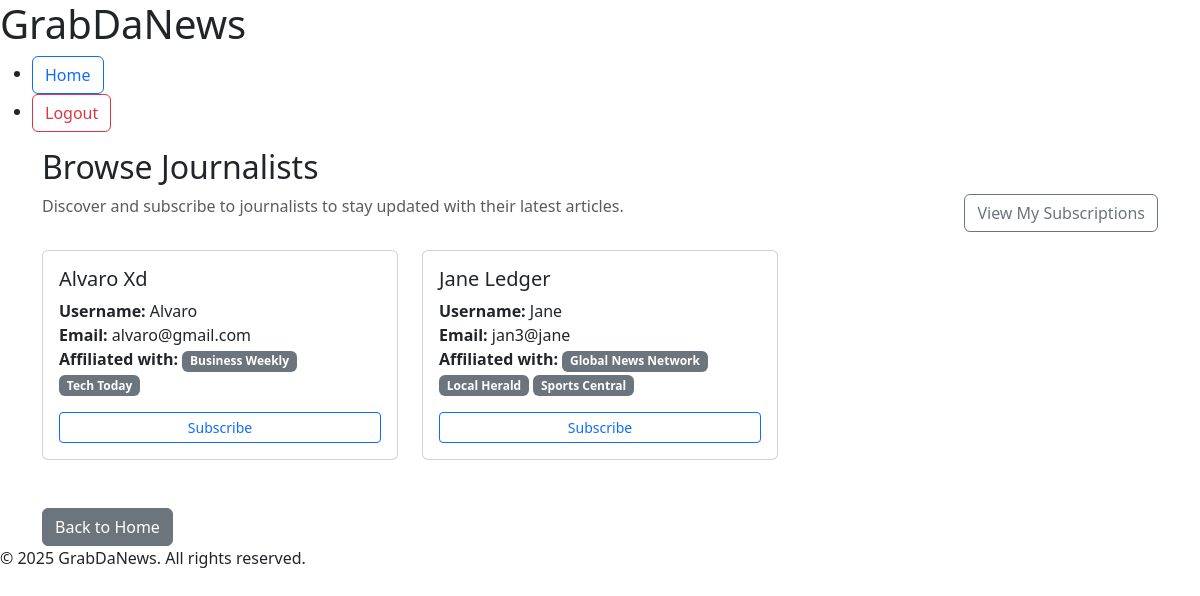
Page /journalists/ (signed in) on the committed database.
### news/models.py (models this page shows, shortened)
class CustomUser(AbstractUser):
    ROLE_CHOICES = [
        ('reader', 'Reader'),
        ('editor', 'Editor'),
        ('journalist', 'Journalist'),
    ]
    role = models.CharField(
        max_length=20,
        choices=ROLE_CHOICES,
        default='reader'
    )
    subscribed_publishers = models.ManyToManyField(
        Publisher,
        blank=True,
        related_name='subscribers'
    )
    subscribed_journalists = models.ManyToManyField(
        'self',
        blank=True,
        symmetrical=False,
        limit_choices_to={'role': 'journalist'},
        related_name='journalist_subscribers'
    )
    publishers = models.ManyToManyField(
        Publisher,
        blank=True,
        related_name='staff_members'
    )
    class Meta:
        ordering = ['username']

class Publisher(models.Model):
    name = models.CharField(max_length=200, unique=True)
    description = models.TextField(blank=True)
    class Meta:
        ordering = ['name']

### news/views.py (the view)
# urls.py: path('journalists/', journalist_list, name='journalist_list'),
@login_required
def journalist_list(request):
    if request.user.role != 'reader':
        messages.error(request, "Only readers can browse and subscribe to "
                       "journalists.")
        return redirect('home')
    journalists = CustomUser.objects.filter(role='journalist').order_by(
        'username')
    subscribed_journalist_ids = []
    if hasattr(request.user, 'subscribed_journalists'):
        subscribed_journalist_ids = list(
            request.user.subscribed_journalists.values_list('id', flat=True)
        )
    context = {
        'journalists': journalists,
        'subscribed_journalist_ids': subscribed_journalist_ids
    }
    return render(request, 'news/journalist_list.html', context)

### news/templates/news/journalist_list.html (shortened to what this page needs)
{% extends 'base.html' %}
{% block content %}
<div class="container">
  <h2>Browse Journalists</h2>
  <div class="row mb-3">
    <div class="col-md-8">
      <p class="text-muted">
        Discover and subscribe to journalists to stay updated with their latest articles.
      </p>
    </div>
    <div class="col-md-4 text-end">
      <a href="{% url 'my_subscriptions' %}" class="btn btn-outline-secondary">
        View My Subscriptions
      </a>
    </div>
  </div>
  {% if journalists %}
    <div class="row">
      {% for journalist in journalists %}
        <div class="col-md-6 col-lg-4 mb-4">
          <div class="card">
            <div class="card-body">
              <h5 class="card-title">
                {{ journalist.get_full_name|default:journalist.username }}
              </h5>
              <p class="card-text">
                <strong>Username:</strong> {{ journalist.username }}<br>
                <strong>Email:</strong> {{ journalist.email }}<br>
                {% if journalist.publishers.exists %}
                  <strong>Affiliated with:</strong>
                  {% for publisher in journalist.publishers.all %}
                    <span class="badge bg-secondary">{{ publisher.name }}</span>
                  {% endfor %}
                {% else %}
                  <span class="text-muted">Independent Journalist</span>
                {% endif %}
              </p>
              <div class="d-grid gap-2">
                {% if journalist.id in subscribed_journalist_ids %}
                  <a href="{% url 'unsubscribe_from_journalist' journalist.id %}"
                     class="btn btn-outline-danger btn-sm"
                     onclick="return confirm('Are you sure you want to unsubscribe from {{ journalist.get_full_name|default:journalist.username }}?')">
                    <i class="fas fa-user-minus"></i> Unsubscribe
                  </a>
                {% else %}
                  <a href="{% url 'subscribe_to_journalist' journalist.id %}"
                     class="btn btn-outline-primary btn-sm">
                     Subscribe
                  </a>
                {% endif %}
              </div>
            </div>
          </div>
        </div>
      {% endfor %}
    </div>
  {% else %}
    <div class="alert alert-info">
      <h4>No Journalists Found</h4>
      <p>There are currently no journalists registered on the platform.</p>
    </div>
  {% endif %}
  <div class="mt-4">
    <a href="{% url 'home' %}" class="btn btn-secondary">Back to Home</a>
  </div>
</div>
{% endblock %}

### rows in the picture
CustomUser: get_full_name "Alvaro Xd", username "Alvaro", email "alvaro@gmail.com", shows "Subscribe"
Publisher: name "Business Weekly"
Publisher: name "Tech Today"
CustomUser: get_full_name "Jane Ledger", username "Jane", email "jan3@jane", shows "Subscribe"
Publisher: name "Global News Network"
Publisher: name "Local Herald"
Publisher: name "Sports Central"
